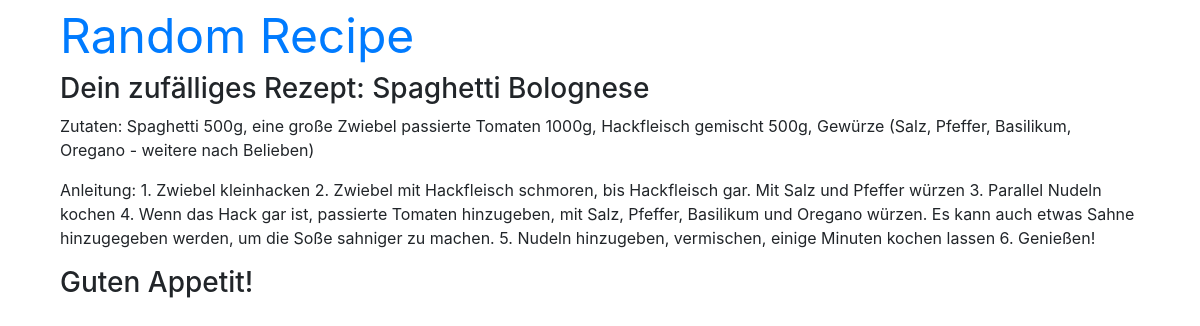
Screenshot of /r/1 with the database file from the repository.
### receipt/models.py (models this page shows)
class Receipt(models.Model):
    id=models.AutoField(primary_key=True)
    name=models.CharField(max_length=200)
    picture=models.CharField(max_length=200)
    ingredients=models.TextField(max_length=2000)
    instructions=models.TextField(max_length=20000)

### receipt/views.py (the view)
# urls.py: path('r/<int:id>', receipt_views.receiptByID,name="receipt")
def receiptByID(request, id):
    receipt=Receipt.objects.get(id=id)
    params={'receipt':receipt}
    return render(request,"receipt/receipt.html",params)

### receipt/templates/receipt/receipt.html (shortened to what this page needs)
<!DOCTYPE html>
<html lang="de">
<head>
    <link rel="stylesheet" href="https://maxcdn.bootstrapcdn.com/bootstrap/4.0.0/css/bootstrap.min.css"
>
</head>
<body>
    <div class="main-background" >
        <div class="containers">
            <header class="navileiste">
                <div class="navi-div-a">
                    <a href="{% url 'main' %}" class="navi">Random Recipe</a>
                </div>
            </header>
            <div class="Inhalt">
                <div class="blockcontent">
                    <h3>Dein zufälliges Rezept: {{ receipt.name }}</h3>
                    <p>Zutaten: {{ receipt.ingredients }} </p>
                    <p>Anleitung: {{ receipt.instructions }} </p>
                </div>
            </div>
		<h3> Guten Appetit!</h3>
            </div>
        </div>
</body>
</html>

### receipt/templates/receipt/receipt.html (style rules this page uses)
.containers { width: 1350px; max-width: 90%; margin: 0 auto; padding: 0px 0px; overflow: auto; background-color: rgba(255, 255, 255, 0.00); min-height: 100%; }
.navi { font-size: 3rem; }

### rows the page displays
Receipt: name "Spaghetti Bolognese", ingredients "Spaghetti 500g, eine große Zwiebel passierte Tomaten 1000g, Hackfleisch gemischt 500g, Gewürze (Salz, Pfeffer, Basilikum, Oregano - weitere nach Belieben)", instructions "1. Zwiebel kleinhacken 2. Zwiebel mit Hackfleisch schmoren, bis Hackfleisch gar. Mit Salz und Pfeffer würzen 3. Parallel Nudeln kochen 4. Wenn das Hack gar ist, passierte Tomaten hinzugeben, mit Salz, Pfeffer, Basilikum und Oregano würzen. Es kann auch etwas Sahne hinzugegeben werden, um die Soße sahniger zu machen. 5. Nudeln hinzugeben, vermischen, einige Minuten kochen lassen 6. Genießen!"
